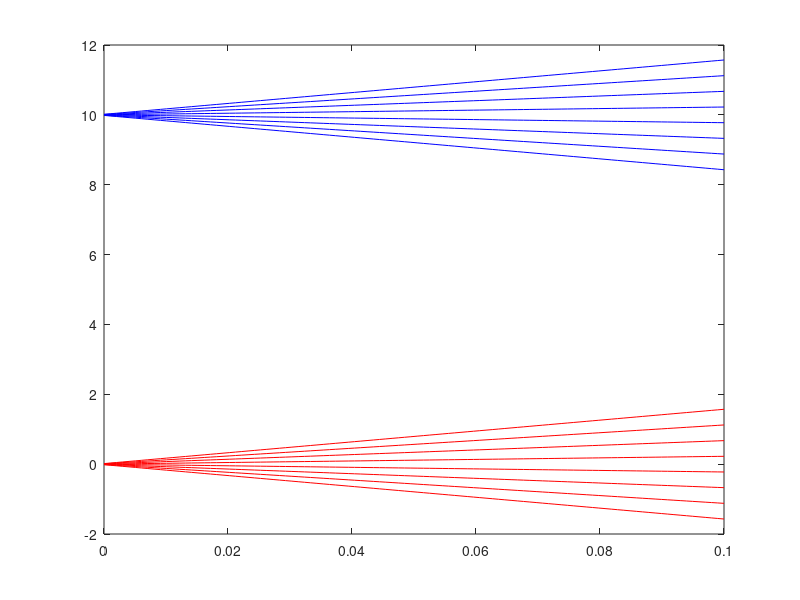

The MATLAB script that drew this image:
numberOfAngles = 8;

angles = [linspace(-pi/20, pi/20, numberOfAngles)];

angled_0mm = zeros(4, numberOfAngles);
angled_10mm = zeros(4, numberOfAngles);

angled_0mm(2, :) = angles; % x1 = 0, theta_x_1 = -pi/20 to pi/20, y1 = 0, theta_y_1 = 0;
angled_10mm(2, :) = angles;

angled_10mm(1, :) = 10;

ray_0mm = zeros(4, 100);
ray_10mm = zeros(4, 100);

d = 0.1; % millimeters

propogation = [
    1, d, 0, 0;
    0, 1, 0, 0;
    0, 0, 1, d;
    0, 0, 0, 1
    ]; % d represents the distance propogated. 

figure;

for numberOfAngles = 1:numberOfAngles
    for numberOfProps = 1:100
        ray_0mm(:, numberOfProps) = (propogation^numberOfProps) * angled_0mm(:, numberOfAngles);
    end
    plot(linspace(0, d, 100), ray_0mm(1, :), "r");
    hold on;
end

for numberOfAngles = 1:numberOfAngles
    for numberOfProps = 1:100
        ray_10mm(:, numberOfProps) = (propogation^numberOfProps) * angled_10mm(:, numberOfAngles);
    end
    plot(linspace(0, d, 100), ray_10mm(1, :), "b");
    hold on;
end

hold off; 
